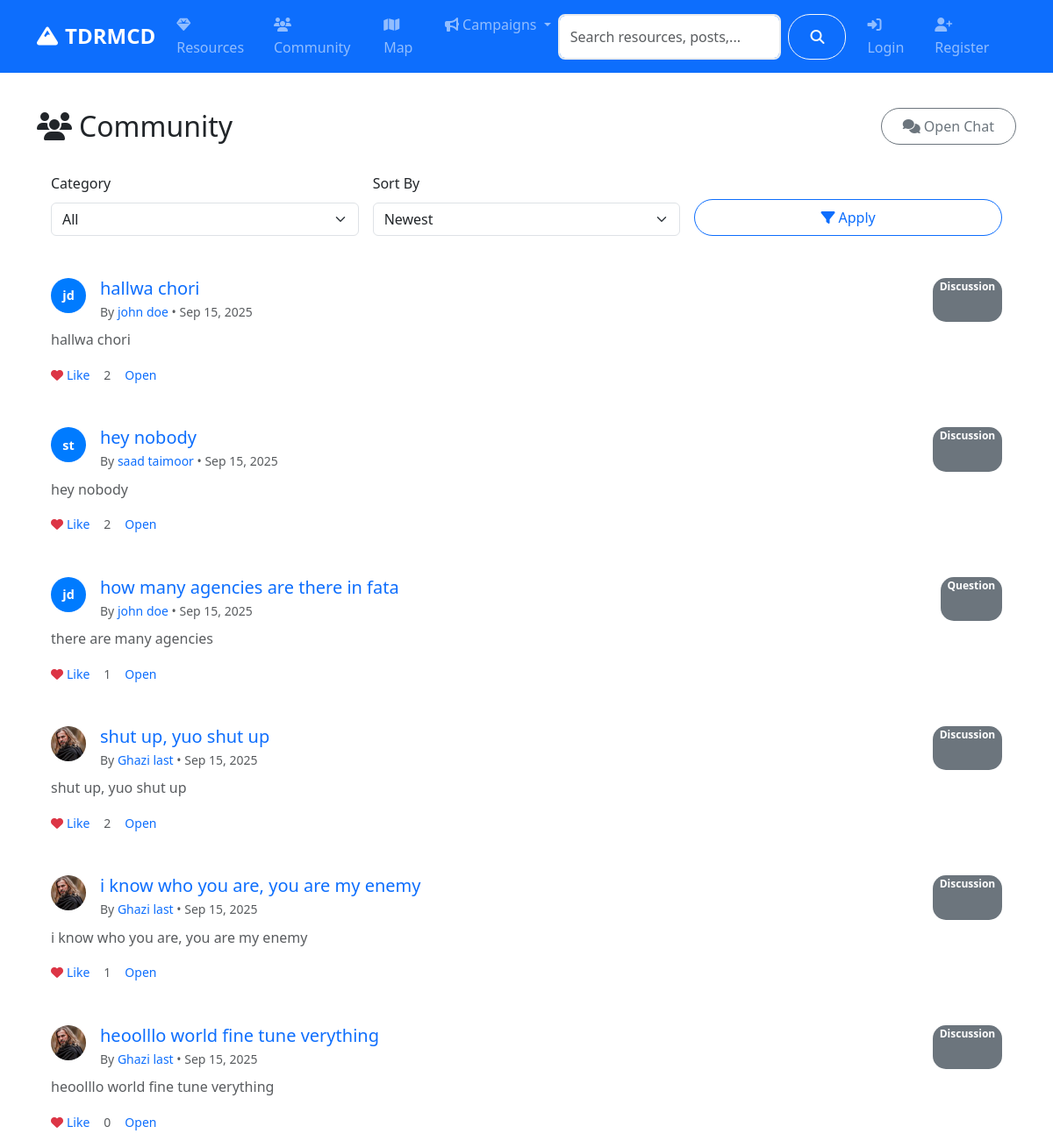
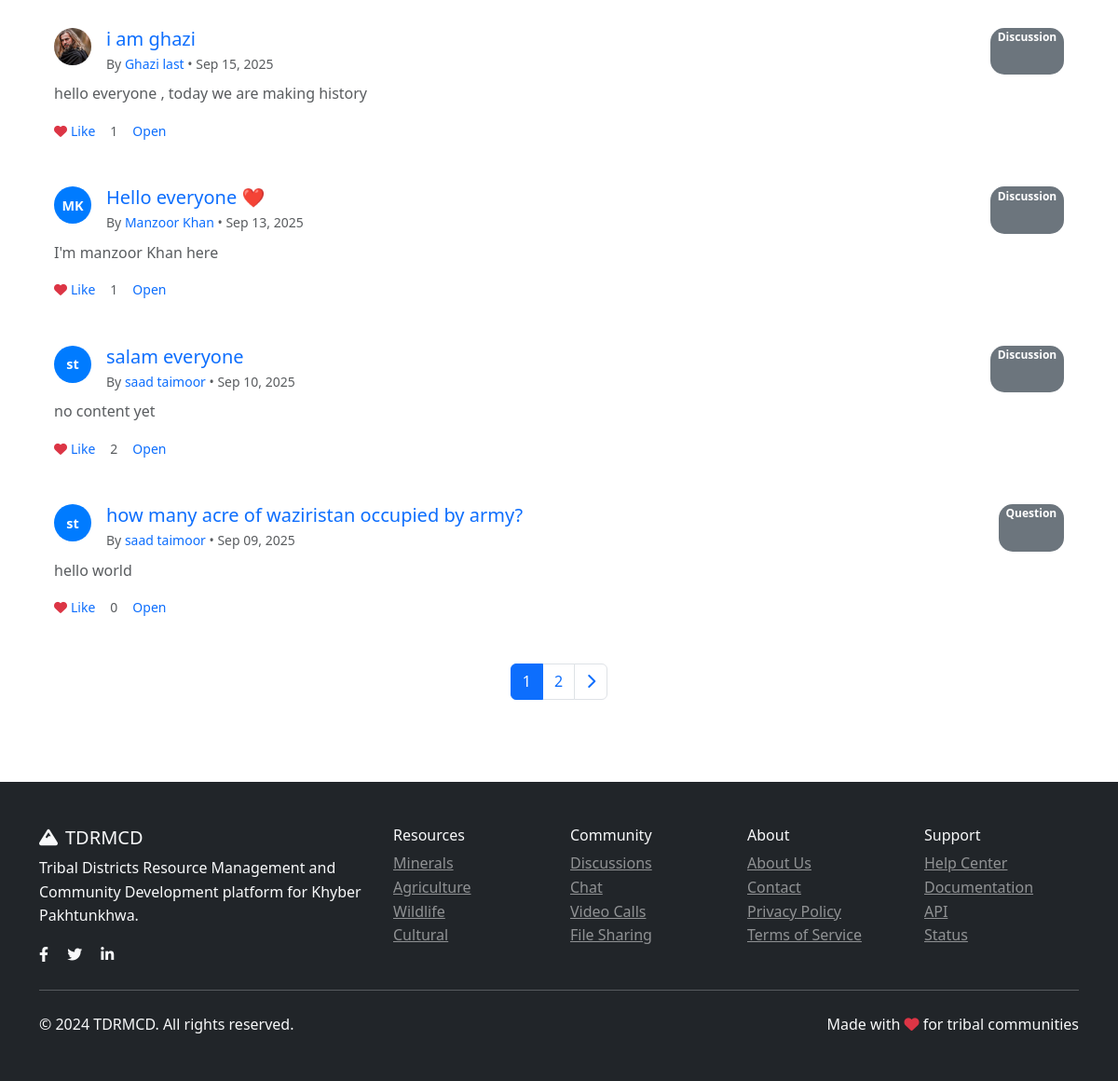
/community/, run on the app's committed database (2 pictures, top to bottom).
### models.py (models this page shows, shortened)
class CommunityPost(db.Model):
    id = db.Column(db.Integer, primary_key=True)
    title = db.Column(db.String(200), nullable=False)
    content = db.Column(db.Text, nullable=False)
    category = db.Column(db.String(50), nullable=False)  # discussion, question, announcement
    tags = db.Column(db.String(200))
    image_url = db.Column(db.String(200))
    likes = db.Column(db.Integer, default=0)
    views = db.Column(db.Integer, default=0)
    author_id = db.Column(db.Integer, db.ForeignKey('user.id'), nullable=False)
    created_at = db.Column(db.DateTime, default=datetime.utcnow)
    updated_at = db.Column(db.DateTime, default=datetime.utcnow, onupdate=datetime.utcnow)
    comments = db.relationship('Comment', backref='post', lazy='dynamic', cascade='all, delete-orphan')
    likes_relation = db.relationship('PostLike', backref='post', lazy='dynamic', cascade='all, delete-orphan')

class User(UserMixin, db.Model):
    id = db.Column(db.Integer, primary_key=True)
    username = db.Column(db.String(80), unique=True, nullable=False)
    email = db.Column(db.String(120), unique=True, nullable=False)
    password_hash = db.Column(db.String(120), nullable=False)
    first_name = db.Column(db.String(50), nullable=False)
    last_name = db.Column(db.String(50), nullable=False)
    role = db.Column(db.String(20), default='user')  # user, admin, researcher
    location = db.Column(db.String(100))
    bio = db.Column(db.Text)
    avatar = db.Column(db.String(200), default='default.jpg')
    is_active = db.Column(db.Boolean, default=True)
    created_at = db.Column(db.DateTime, default=datetime.utcnow)
    last_seen = db.Column(db.DateTime, default=datetime.utcnow)
    resources = db.relationship('Resource', backref='author', lazy='dynamic')
    posts = db.relationship('CommunityPost', backref='author', lazy='dynamic')
    chat_messages = db.relationship('ChatMessage', backref='sender', lazy='dynamic')
    file_submissions = db.relationship(
        'FileSubmission',
        foreign_keys='FileSubmission.submitter_id',
        backref='submitter',
        lazy='dynamic'
    )
    reviewed_submissions = db.relationship(
        'FileSubmission',
        foreign_keys='FileSubmission.reviewed_by',
        backref='reviewer_user',
        lazy='dynamic'
    )
    notifications = db.relationship('Notification', backref='user', lazy='dynamic')
    def get_full_name(self):
        return f"{self.first_name} {self.last_name}"

### routes/community.py (the view, shortened to what this page needs)
@community_bp.route('/')
def index():
    page = request.args.get('page', 1, type=int)
    category = request.args.get('category', 'all')
    sort_by = request.args.get('sort', 'newest')
    query = CommunityPost.query
    if category != 'all':
        query = query.filter_by(category=category)
    if sort_by == 'newest':
        query = query.order_by(CommunityPost.created_at.desc())
    elif sort_by == 'oldest':
        query = query.order_by(CommunityPost.created_at.asc())
    elif sort_by == 'popular':
        query = query.order_by(CommunityPost.likes.desc())
    elif sort_by == 'most_viewed':
        query = query.order_by(CommunityPost.views.desc())
    posts = query.paginate(
        page=page, per_page=10, error_out=False
    )
    categories = ['discussion', 'question', 'announcement', 'news']
    liked_post_ids = set()
    return render_template('community/index.html',
                         posts=posts,
                         categories=categories,
                         current_category=category,
                         current_sort=sort_by,
                         liked_post_ids=liked_post_ids)

### templates/community/index.html (shortened to what this page needs)
{% extends "base.html" %}
{% block content %}
<div class="container py-4">
    <div class="d-flex justify-content-between align-items-center mb-3">
        <h2 class="mb-0"><i class="fas fa-users me-2"></i>Community</h2>
        <div class="d-flex gap-2">
            <a class="btn btn-outline-secondary" href="{{ url_for('community.chat') }}">
                <i class="fas fa-comments me-1"></i>Open Chat
            </a>
        </div>
    </div>
    <div class="card mb-3">
        <div class="card-body">
            <form class="row g-3" method="get" action="{{ url_for('community.index') }}">
                <div class="col-md-4">
                    <label class="form-label">Category</label>
                    <select name="category" class="form-select">
                        <option value="all" {% if current_category == 'all' %}selected{% endif %}>All</option>
                    </select>
                </div>
                <div class="col-md-4">
                    <label class="form-label">Sort By</label>
                    <select name="sort" class="form-select">
                        <option value="newest" {% if current_sort == 'newest' %}selected{% endif %}>Newest</option>
                    </select>
                </div>
                <div class="col-md-4 d-flex align-items-end">
                    <button class="btn btn-outline-primary w-100" type="submit"><i class="fas fa-filter me-1"></i>Apply</button>
                </div>
            </form>
        </div>
    </div>
    <div class="row">
        <div class="col-12">
            {% if posts.items %}
                {% for post in posts.items %}
                <div class="card mb-3">
                    <div class="card-body">
                        <div class="d-flex justify-content-between">
                            <div class="d-flex align-items-start">
                                <div class="me-3">
                                    {% if post.author.avatar and post.author.avatar != 'default.jpg' %}
                                    <img src="{{ url_for('serve_uploaded_file', subdir='avatars', filename=post.author.avatar) }}" alt="Avatar" class="rounded-circle" style="width:40px;height:40px;object-fit:cover;">
                                    {% else %}
                                    <div class="avatar" style="width:40px;height:40px;font-size:.9rem;">{{ post.author.first_name[0] }}{{ post.author.last_name[0] }}</div>
                                    {% endif %}
                                </div>
                                <div>
                                    {% if post.title and post.title.strip() %}
                                        <a class="text-decoration-none" href="{{ url_for('community.post_detail', id=post.id) }}">
                                            <h5 class="mb-1">{{ post.title }}</h5>
                                        </a>
                                    {% endif %}
                                    <div class="text-muted small">By <a class="text-decoration-none" href="{{ url_for('auth.public_profile', username=post.author.username) }}">{{ post.author.get_full_name() }}</a> • {{ post.created_at.strftime('%b %d, %Y') }}</div>
                                </div>
                            </div>
                            <span class="badge bg-secondary">{{ post.category.title() }}</span>
                        </div>
                        {% set is_content_only = not post.title or not post.title.strip() %}
                        <div class="mt-2 mb-2">
                            {% if is_content_only %}
                                {% set limit = 200 %}
                                <div id="post-snippet-{{ post.id }}" class="text-muted">
                                    {{ post.content[:limit] }}{% if post.content|length > limit %}...{% endif %}
                                </div>
                                {% if post.content|length > limit %}
                                <a href="#" class="small" onclick="toggleSeeMore({{ post.id }});return false;" id="see-more-{{ post.id }}">See more</a>
                                <div id="post-full-{{ post.id }}" class="text-muted d-none">{{ post.content }}</div>
                                {% endif %}
                            {% else %}
                                <p class="text-muted">{{ post.content[:200] }}{% if post.content|length > 200 %}...{% endif %}</p>
                            {% endif %}
                        </div>
                        <div class="d-flex gap-3 align-items-center text-muted small">
                            <a href="#" class="text-decoration-none" onclick="return togglePostLike({{ post.id }});"><i class="fas fa-heart me-1 text-danger"></i><span id="post-like-text-{{ post.id }}">{{ 'Liked' if current_user.is_authenticated and post.id in liked_post_ids else 'Like' }}</span></a>
                            <span id="post-like-count-{{ post.id }}">{{ post.likes }}</span>
                            {% if is_content_only %}
                            <a class="text-decoration-none" href="{{ url_for('community.post_detail', id=post.id) }}#comments">Comment</a>
                            {% else %}
                            <a class="text-decoration-none" href="{{ url_for('community.post_detail', id=post.id) }}">Open</a>
                            {% endif %}
                        </div>
                    </div>
                </div>
                {% endfor %}
            {% endif %}
        </div>
    </div>
    {% if posts.pages > 1 %}
    <nav aria-label="Community pagination" class="mt-3">
        <ul class="pagination justify-content-center">
            {% for p in posts.iter_pages() %}
                {% if p %}
                    {% if p == posts.page %}
                    <li class="page-item active"><span class="page-link">{{ p }}</span></li>
                    {% else %}
                    <li class="page-item"><a class="page-link" href="{{ url_for('community.index', page=p, category=current_category, sort=current_sort) }}">{{ p }}</a></li>
                    {% endif %}
                {% else %}
                <li class="page-item disabled"><span class="page-link">…</span></li>
                {% endif %}
            {% endfor %}
            {% if posts.has_next %}
            <li class="page-item"><a class="page-link" href="{{ url_for('community.index', page=posts.next_num, category=current_category, sort=current_sort) }}"><i class="fas fa-chevron-right"></i></a></li>
            {% endif %}
        </ul>
    </nav>
    {% endif %}
</div>
{% endblock %}

### static/css/style.css (style rules this page uses)
:root { --primary-color: #007bff; --secondary-color: #6c757d; --success-color: #28a745; --info-color: #17a2b8; --warning-color: #ffc107; --danger-color: #dc3545; --light-color: #f8f9fa; --dark-color: #343a40; }
.avatar { width: 40px; height: 40px; border-radius: 50%; background-color: var(--primary-color); color: white; display: flex; align-items: center; justify-content: center; font-weight: bold; font-size: 0.875rem; }
body { font-family: 'Segoe UI', Tahoma, Geneva, Verdana, sans-serif; line-height: 1.6; }
.card { border: none; border-radius: 10px; transition: all 0.3s ease; }
.btn { border-radius: 25px; padding: 0.5rem 1.5rem; font-weight: 500; transition: all 0.3s ease; cursor: pointer; }
.badge { font-size: 0.75rem; padding: 0.35em 0.65em; border-radius: 15px; }
.avatar { width: 40px; height: 40px; background: var(--primary-color); color: white; border-radius: 50%; display: flex; align-items: center; justify-content: center; font-weight: 600; font-size: 0.875rem; }

### data on the page
CommunityPost: author "j", author "d", title "hallwa chori", author.get_full_name "john doe", created_at "Sep 15, 2025", category "Discussion", content "hallwa chori", is_authenticated "Like", likes "2"
CommunityPost: author "s", author "t", title "hey nobody", author.get_full_name "saad taimoor", created_at "Sep 15, 2025", category "Discussion", content "hey nobody", is_authenticated "Like", likes "2"
CommunityPost: author "j", author "d", title "how many agencies are there in fata", author.get_full_name "john doe", created_at "Sep 15, 2025", category "Question", content "there are many agencies", is_authenticated "Like", likes "1"
CommunityPost: avatar (picture), title "shut up, yuo shut up", author.get_full_name "Ghazi last", created_at "Sep 15, 2025", category "Discussion", content "shut up, yuo shut up", is_authenticated "Like", likes "2"
CommunityPost: avatar (picture), title "i know who you are, you are my enemy", author.get_full_name "Ghazi last", created_at "Sep 15, 2025", category "Discussion", content "i know who you are, you are my enemy", is_authenticated "Like", likes "1"
CommunityPost: avatar (picture), title "heoolllo world fine tune verything", author.get_full_name "Ghazi last", created_at "Sep 15, 2025", category "Discussion", content "heoolllo world fine tune verything", is_authenticated "Like", likes "0"
CommunityPost: avatar (picture), title "i am ghazi", author.get_full_name "Ghazi last", created_at "Sep 15, 2025", category "Discussion", content "hello everyone , today we are making history", is_authenticated "Like", likes "1"
CommunityPost: author "M", author "K", title "Hello everyone ❤️", author.get_full_name "Manzoor Khan", created_at "Sep 13, 2025", category "Discussion", content "I'm manzoor Khan here", is_authenticated "Like", likes "1"
CommunityPost: author "s", author "t", title "salam everyone", author.get_full_name "saad taimoor", created_at "Sep 10, 2025", category "Discussion", content "no content yet", is_authenticated "Like", likes "2"
CommunityPost: author "s", author "t", title "how many acre of waziristan occupied by army?", author.get_full_name "saad taimoor", created_at "Sep 09, 2025", category "Question", content "hello world", is_authenticated "Like", likes "0"

### other printed values
{{ p }} "1"
{{ p }} "2"
